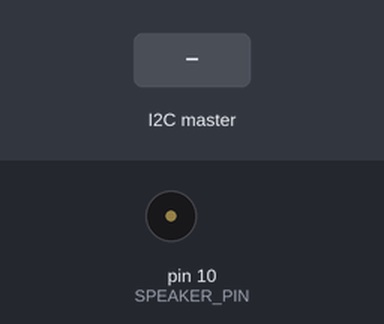
This sketch was run on a simulated Arduino Uno, built with avr-gcc and run on an emulated ATmega328P. On the bench: buzzer (waves = sounding). Inputs (shaded band) come from the test bench.

Above: at 1.2 s.
1.3 s: the I2C master sends the byte 1
Timing chart, 0 to 4.3 s (numbered marks = the images above; inputs shaded):
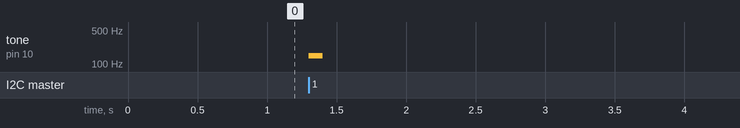

The sketch:

arduino_code.ino
```cpp
int SPEAKER_PIN=10;
int sound[21]={131,147,165,175,196,220,246,262,294,330,349,392,440,494,523,587,660,698,784,880,988};

void setup() {
  Wire.begin(0x8);
  pinMode(SPEAKER_PIN,OUTPUT);
  Wire.onReceive(receiveEvent);
}

void a(int idx)
{
    tone(SPEAKER_PIN,sound[idx],100);
    delay(25);
  }


void receiveEvent(int howMany) {
  while (Wire.available()) {
    int c = Wire.read();
      if (c<21)
        {
        a(c);
        }
  }
}

void loop() {
  delay(100);
}
```

Measured:
- after the input at 1.3 s, tone on pin 10 (SPEAKER_PIN): silent → 147 Hz at once, → silent 0.10 s later
